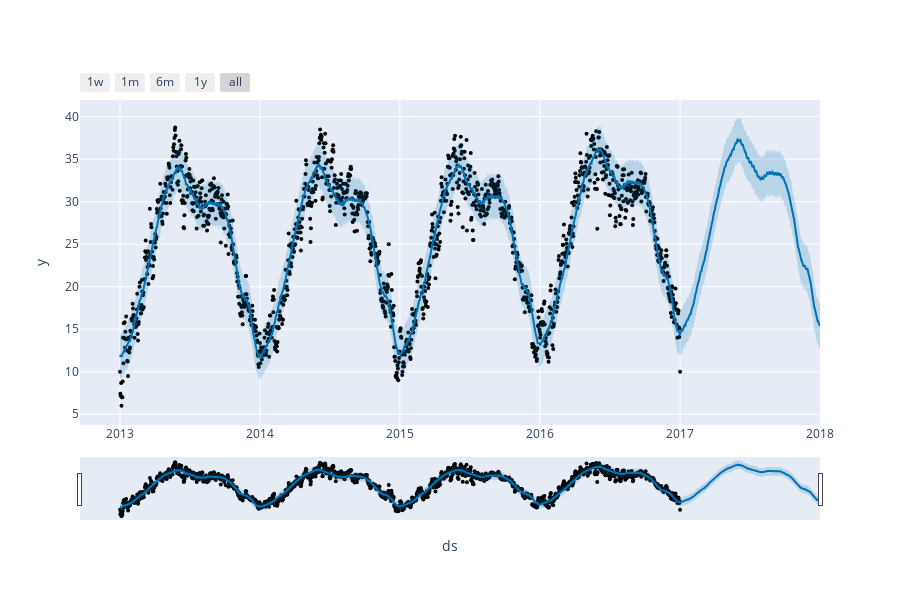

Write notebook code for a chart like this one.
### Code cell
plot_plotly(model,pred)

### Figure 1 — Plotly figure (JSON) as saved in the notebook; plotly's stock layout.template omitted (floating-point values rounded to 4 significant figures; data arrays with more than 128 entries replaced by an {"elided": "..."} marker saying what was removed)
{"data": [{"marker": {"color": "black", "size": 4}, "mode": "markers", "name": "Actual", "type": "scatter", "x": {"elided": "1462 str values"}, "y": {"elided": "1462 float values"}}, {"hoverinfo": "skip", "line": {"width": 0}, "mode": "lines", "type": "scatter", "x": {"elided": "1827 str values"}, "y": {"elided": "1827 float values"}}, {"fill": "tonexty", "fillcolor": "rgba(0, 114, 178, 0.2)", "line": {"color": "#0072B2", "width": 2}, "mode": "lines", "name": "Predicted", "type": "scatter", "x": {"elided": "1827 str values"}, "y": {"elided": "1827 float values"}}, {"fill": "tonexty", "fillcolor": "rgba(0, 114, 178, 0.2)", "hoverinfo": "skip", "line": {"width": 0}, "mode": "lines", "type": "scatter", "x": {"elided": "1827 str values"}, "y": {"elided": "1827 float values"}}], "layout": {"height": 600, "showlegend": false, "width": 900, "xaxis": {"autorange": true, "range": ["2012-09-18 15:46:17.1429", "2018-01-01"], "rangeselector": {"buttons": [{"count": 7, "label": "1w", "step": "day", "stepmode": "backward"}, {"count": 1, "label": "1m", "step": "month", "stepmode": "backward"}, {"count": 6, "label": "6m", "step": "month", "stepmode": "backward"}, {"count": 1, "label": "1y", "step": "year", "stepmode": "backward"}, {"step": "all"}]}, "rangeslider": {"autorange": true, "range": ["2012-09-18 15:46:17.1429", "2018-01-01"], "visible": true, "yaxis": {"_template": null, "rangemode": "match"}}, "title": {"text": "ds"}, "type": "date"}, "yaxis": {"autorange": true, "range": [3.737, 41.96], "title": {"text": "y"}, "type": "linear"}}}
